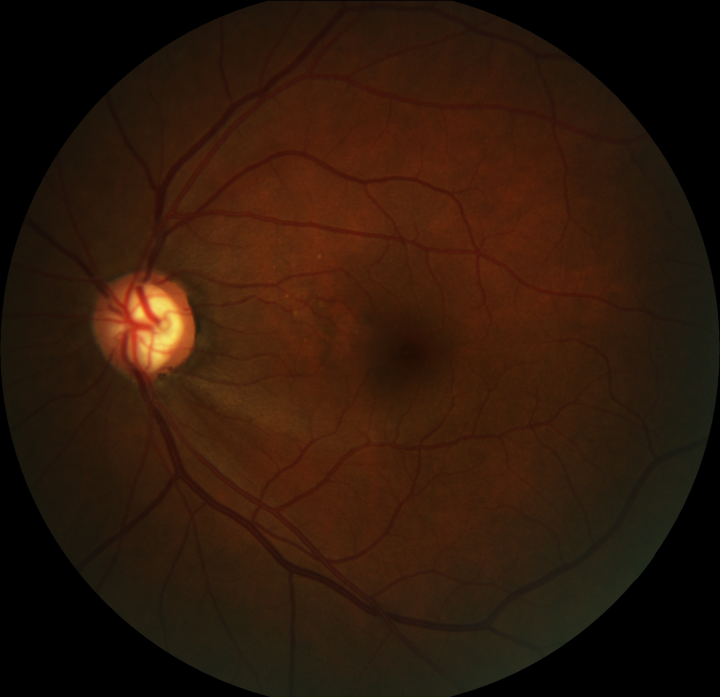
#> input picture imagenes/g0406.png, 720 x 697 px; its folder holds only this picture in this run
$ python va.py
#> lines starting #> are read from the running program, lines starting #| are printed output that depends on the picture; after the words box and inside, x2 and y2 are one past the last pixel; in counts of white or black regions, pixels touching at a corner belong together
import glob
import os
from pathlib import Path

import cv2
import numpy as np
from skimage.segmentation import active_contour
from skimage.measure import label, regionprops

def normalizar_imagen(imagen, umbral=200, gamma=2.0):
    """
    Normaliza una imagen en escala de grises de modo que los píxeles con valores
    entre 'umbral' y 255 se escalen a 0-255 de forma exponencial (transformación gamma),
    y los píxeles por debajo del umbral se establezcan en 0.

    Parámetros:
    - imagen: numpy.ndarray
        Imagen en escala de grises a normalizar.
    - umbral: int, opcional
        Valor de umbral (por defecto es 200).
    - gamma: float, opcional
        Exponente para la transformación gamma (por defecto 2.0).

    Retorna:
    - imagen_normalizada: numpy.ndarray
        Imagen normalizada según los criterios especificados.
    """
    # Asegurarse de que la imagen esté en formato de punto flotante
    imagen = imagen.astype(np.float32)

    # Crear una máscara donde los píxeles son mayores o iguales al umbral
    mascara = imagen >= umbral

    # Inicializar la imagen normalizada con ceros
    imagen_normalizada = np.zeros_like(imagen, dtype=np.float32)

    # Escalamos la región [umbral, 255] a [0, 1]
    # x = (pixel - umbral) / (255 - umbral)
    x = (imagen[mascara] - umbral) / (255.0 - umbral)

    # Aplicamos la transformación exponencial (gamma)
    # y luego reescalamos a [0, 255].
    imagen_normalizada[mascara] = 255.0 * (x ** gamma)

    # Asegurarse de que los valores estén dentro del rango [0, 255]
    imagen_normalizada = np.clip(imagen_normalizada, 0, 255)

    # Convertir la imagen de vuelta a tipo uint8
    imagen_normalizada = imagen_normalizada.astype(np.uint8)

    return imagen_normalizada


import numpy as np
from skimage.transform import hough_circle
from skimage.draw import circle_perimeter

# [65 lines left out: function get_circle_border_pixels, not called in this run]

def get_disc(ruta_imagen, radio=90,mostrar=False):
    """
    Lee una imagen de retinografía, la procesa para diagnosticar glaucoma:
    1) Escala de grises.
    2) Detecta el píxel más brillante (disco óptico).
    3) Extrae una ROI circular (radio=150) alrededor de ese píxel.
    4) Aplica una operación de apertura (kernel) para eliminar venas.
    5) Aplica igualación de histograma.
    6) Define un contorno activo (snake) con mayor 'beta' para mantener forma circular (solo contorno interno).
    7) Genera la máscara binaria correspondiente al contorno interno.
    8) Visualiza resultados con cv2.imshow.

    Parámetros:
    -----------
    ruta_imagen : str
        Ruta a la imagen de entrada (formato compatible con OpenCV).
    radio : int, opcional
        Radio (en píxeles) del recorte circular para la ROI. Por defecto 150.

    Retorna:
    --------
    None (muestra ventanas con cv2.imshow).
    """
#> called with ruta_imagen = './imagenes/g0406.png', radio = 90, mostrar = False

    # 1) Lectura de la imagen
    img_bgr = cv2.imread(ruta_imagen)
#> img_bgr is the input picture: shape (697, 720, 3); mean B, G, R 10.5, 24.4, 46.5
    if img_bgr is None:
        raise ValueError(f"No se pudo leer la imagen en {ruta_imagen}.")

    # Mostrar imagen original
    if mostrar==True:
        cv2.imshow("1) Imagen original (BGR)", img_bgr)

    # 2) Convertir a escala de grises
    gray = cv2.cvtColor(img_bgr, cv2.COLOR_BGR2GRAY)
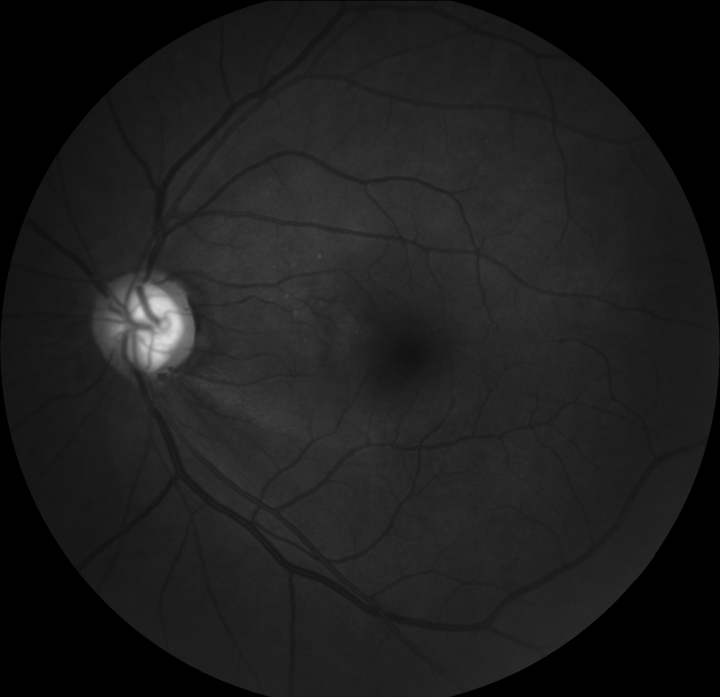
#> gray: shape (697, 720); min 0, max 218, mean 29.4
    if mostrar == True:
        cv2.imshow("2) Escala de grises", gray)


    # 3) Encontrar el píxel más brillante (probable centro del disco óptico)
    _, maxVal, _, maxLoc = cv2.minMaxLoc(gray)
#> maxVal = 218; maxLoc = (158, 305)
    center_x, center_y = maxLoc  # maxLoc = (x, y)
#> center_x = 158; center_y = 305

    # Visualizamos la ubicación del píxel más brillante
    temp_bright = cv2.cvtColor(gray, cv2.COLOR_GRAY2BGR)
    cv2.circle(temp_bright, (center_x, center_y), 5, (0, 0, 255), -1)
#> temp_bright: shape (697, 720, 3); mean B, G, R 29.4, 29.4, 29.4
    if mostrar == True:
        cv2.imshow("2.1) Pixel mas brillante (rojo)", temp_bright)

    # 4) Extraer ROI cuadrado

    # Definimos los límites de recorte (bounding box) como un cuadrado
    y_min = max(center_y - radio, 0)
#> y_min = 215
    y_max = min(center_y + radio, gray.shape[0])
#> y_max = 395
    x_min = max(center_x - radio, 0)
#> x_min = 68
    x_max = min(center_x + radio, gray.shape[1])
#> x_max = 248

    # Recortamos la ROI cuadrada directamente sin aplicar máscara
    roi_gray = gray[y_min:y_max, x_min:x_max].copy()


    # Mostramos la ROI cuadrada en escala de grises
    if mostrar == True:
        cv2.imshow("3) ROI recortada en escala de grises (Cuadrado)", roi_gray)

    # 6) Operación de apertura
    kernel = np.ones((30,30), np.uint8)
    roi_closed = cv2.morphologyEx(roi_gray, cv2.MORPH_CLOSE, kernel)
    roi_closed = cv2.equalizeHist(roi_closed)
    kernel = np.ones((20, 20), np.uint8)
    roi_closed = cv2.morphologyEx(roi_closed, cv2.MORPH_OPEN, kernel)
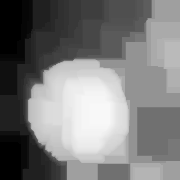
#> roi_closed: shape (180, 180); min 0, max 248, mean 122.7

    roi_Canny = cv2.Canny(roi_closed,10, 180)
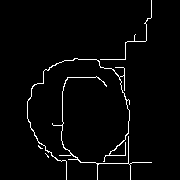
#> roi_Canny: shape (180, 180); 2.7% white in thin lines or dots, all inside (x1, y1, x2, y2) = (27, 0, 152, 180)
    roi_Canny = cv2.GaussianBlur(roi_Canny, (0, 0), sigmaX=2, sigmaY=1)
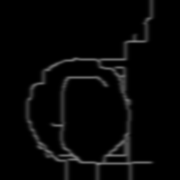
#> roi_Canny: shape (180, 180); min 0, max 124, mean 6.9


    #roi_gray = roi_Canny


    #roi_closed = normalizar_imagen(roi_closed, 100)

    if mostrar == True:
        cv2.imshow(f"5) ROI tras cierrre, apertura y ecualizaicon en {ruta_imagen}", roi_closed)
        cv2.imshow(f"6) ROI tras canny en {ruta_imagen}", roi_Canny)
    roi_closed=roi_Canny


    # 7) Definimos un contorno “deformable” (EXTERNO) usando un snake
    #    a) Normalizamos la ROI a [0..1]
    roi_float = roi_closed.astype(np.float32)
    max_val_roi = roi_float.max()
#> max_val_roi = 124
    if max_val_roi > 0:
        roi_normalized = roi_float / (max_val_roi + 1e-6)
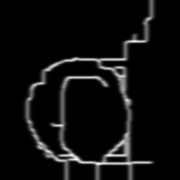
#> roi_normalized: shape (180, 180) float32; min 0, max 1, mean 0.0556
    else:
        roi_normalized = roi_float

    #    b) Creamos las coordenadas iniciales para el contorno EXTERNO (círculo grande)
    n_points = 200
    theta = np.linspace(0, 2 * np.pi, n_points)

    roi_h, roi_w = roi_closed.shape
    roi_center_x = roi_w // 2-10
    roi_center_y = roi_h // 2+5

    # Radio inicial ~ 0.8 del radio ROI para un contorno externo
    outer_radius = min(roi_center_x, roi_center_y) * 0.8
    init_outer_r = roi_center_y + outer_radius * np.sin(theta)
    init_outer_c = roi_center_x + outer_radius * np.cos(theta)
    init_outer = np.array([init_outer_r, init_outer_c]).T  # Coordenadas (r, c)

    #    c) (OPCIONAL) Filtramos la ROI con mediana para suavizar ruido
    #roi_median = median(roi_normalized, disk(3))  # Ajusta el tamaño del disco según tu caso

    #    d) Ajustamos el contorno usando active_contour
    #       NOTA: Si tu ROI tiene bordes claros sobre fondo oscuro, podrías usar w_line=0, w_edge=1
    #             y si es al revés, tal vez invertir la imagen o ajustar w_line, w_edge.
    snake_outer = active_contour(
        roi_closed,  # Usa la imagen de bordes
        init_outer,
        alpha=0.4,  # Aumentado para mayor tensión
        beta=0.8,  # Aumentado para mayor rigidez
        w_line=0.1,  # Ignora intensidades de línea
        w_edge=1,  # Enfoca en los bordes
        gamma=0.3,
        boundary_condition='periodic'
    )
#> snake_outer = 200 pairs, first value 57.31 to 156.1, second value 29.79 to 126.4


    # 8) Visualización y creación de máscara binaria
    #    a) Mostramos la ROI con el contorno final dibujado en azul
    roi_contours_3ch = cv2.cvtColor(roi_gray, cv2.COLOR_GRAY2BGR)
    fill_mask = np.zeros(roi_gray.shape, dtype=np.uint8)
    for (r, c) in snake_outer:
        rr, cc = int(r), int(c)
        if 0 <= rr < radio * 2 and 0 <= cc < radio * 2:
            roi_contours_3ch[rr, cc] = (255, 0, 0)  # azul (B, G, R)
            fill_mask[rr][cc] = 1
#> this loop made 200 passes
#> (r, c, rr, cc) on passes 1 to 3: (98.21, 125.6, 98, 125), (99.81, 125.6, 99, 125), (101.4, 125.6, 101, 125)
#> fill_mask: shape (180, 180); values 0 (black) and 1 (white), 0.62% white in thin lines or dots, all inside (x1, y1, x2, y2) = (29, 57, 127, 157)
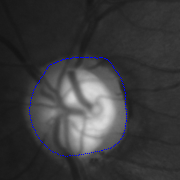
#> roi_contours_3ch: shape (180, 180, 3); mean B, G, R 59.7, 58.1, 58.1

    filas, columnas = np.where(fill_mask == 1)
#> filas = 200 values from 57 to 156; columnas = 200 values, max 126 at index 114, min 29 at index 111, mean 79.44
    fill_mask = np.zeros(roi_gray.shape, dtype=np.uint8)
    coordenadas = list(zip(columnas, filas))
#> coordenadas = 200 pairs, first value 29 to 126, second value 57 to 156
    coordenadas = [list(coord) for coord in coordenadas]

    # 3. Convertir las coordenadas a un array de NumPy
    pts = np.array(coordenadas, dtype=np.int32)
#> pts has the same summary as coordenadas
    pts = pts.reshape((-1, 1, 2))
#> pts = contour of 200 points, box (x1, y1, x2, y2) (29, 57, 127, 157), area 934
    cv2.fillPoly(fill_mask, [pts], color=255)
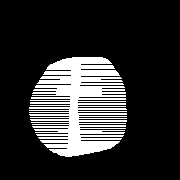
#> fill_mask: shape (180, 180); 18.6% white; 1 white region, box (x1, y1, x2, y2) and area: (29, 57, 127, 157) 6017

    if mostrar == True:
        cv2.imshow(f"6) ROI + contorno final (azul=outer) en {ruta_imagen}", roi_contours_3ch)


    kernel = np.ones((5, 5), np.uint8)
    fill_mask = cv2.morphologyEx(fill_mask, cv2.MORPH_CLOSE, kernel)
#> fill_mask: shape (180, 180); 24.6% white; 1 white region, box (x1, y1, x2, y2) and area: (29, 57, 127, 157) 7983
    distance_transform = cv2.distanceTransform(fill_mask, cv2.DIST_L2, 5)
#> (the rest of the program and of its run is left out)
